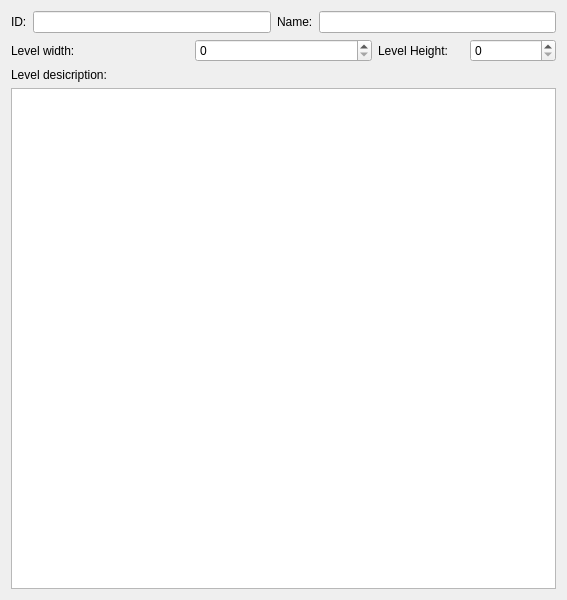
<?xml version="1.0" encoding="UTF-8"?>
<ui version="4.0">
 <class>Form</class>
 <widget class="QWidget" name="Form">
  <property name="geometry">
   <rect>
    <x>0</x>
    <y>0</y>
    <width>567</width>
    <height>600</height>
   </rect>
  </property>
  <property name="windowTitle">
   <string>Form</string>
  </property>
  <layout class="QVBoxLayout" name="verticalLayout_3">
   <item>
    <layout class="QVBoxLayout" name="verticalLayout_2">
     <item>
      <layout class="QHBoxLayout" name="horizontalLayout">
       <item>
        <widget class="QLabel" name="label_5">
         <property name="text">
          <string>ID:</string>
         </property>
        </widget>
       </item>
       <item>
        <widget class="QLineEdit" name="WIDLineEdit"/>
       </item>
       <item>
        <widget class="QLabel" name="label">
         <property name="text">
          <string>Name:</string>
         </property>
        </widget>
       </item>
       <item>
        <widget class="QLineEdit" name="WNameLineEdit"/>
       </item>
      </layout>
     </item>
     <item>
      <layout class="QVBoxLayout" name="verticalLayout">
       <item>
        <layout class="QHBoxLayout" name="horizontalLayout_2">
         <item>
          <widget class="QLabel" name="label_2">
           <property name="sizePolicy">
            <sizepolicy hsizetype="Preferred" vsizetype="Preferred">
             <horstretch>0</horstretch>
             <verstretch>0</verstretch>
            </sizepolicy>
           </property>
           <property name="text">
            <string>Level width:</string>
           </property>
          </widget>
         </item>
         <item>
          <widget class="QSpinBox" name="WWidthSpinBox"/>
         </item>
         <item>
          <layout class="QHBoxLayout" name="horizontalLayout_3">
           <item>
            <widget class="QLabel" name="label_3">
             <property name="text">
              <string>Level Height:</string>
             </property>
            </widget>
           </item>
           <item>
            <widget class="QSpinBox" name="WHeightSpinBox"/>
           </item>
          </layout>
         </item>
        </layout>
       </item>
       <item>
        <widget class="QLabel" name="label_4">
         <property name="text">
          <string>Level desicription:</string>
         </property>
        </widget>
       </item>
       <item>
        <widget class="QTextEdit" name="WDescriptionTextEdit"/>
       </item>
      </layout>
     </item>
    </layout>
   </item>
  </layout>
 </widget>
 <resources/>
 <connections/>
</ui>
